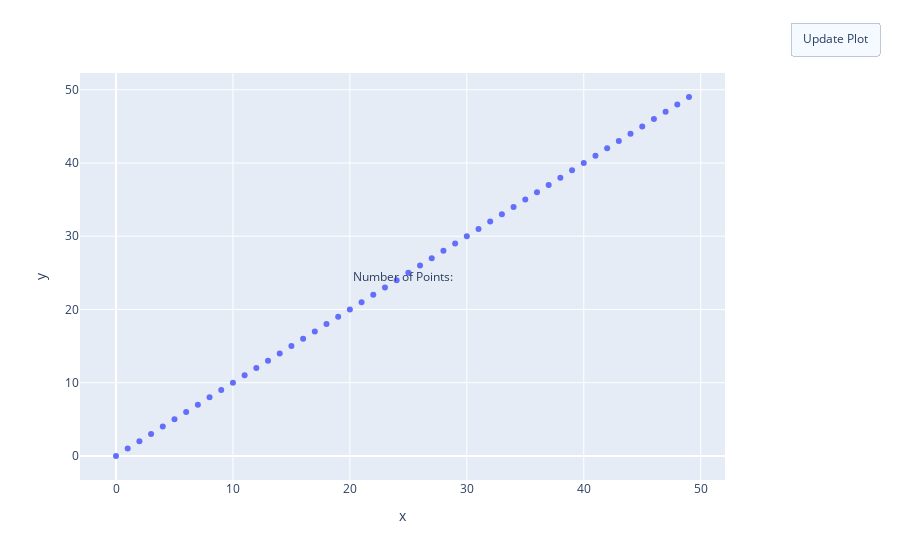

Notebook code cell kept with this figure:
### Code cell
import plotly.express as px
import plotly.graph_objects as go
import pandas as pd

# Sample DataFrame
df = pd.DataFrame({"x": range(100), "y": range(100)})

# Initial number of points to display
initial_value = 50

# Create the initial scatter plot with the initial number of points
fig = px.scatter(df.iloc[:initial_value], x="x", y="y")

# Define the input box using updatemenus
updatemenu = [
	go.layout.Updatemenu(
		type="buttons",
		buttons=[dict(args=[{"x": [df["x"][:initial_value]], "y": [df["y"][:initial_value]]}], label="Update Plot", method="update")],
		direction="down",
		showactive=True,
		x=1.1,  # Positioning of the input box
		xanchor="left",
		y=1.15,
		pad={"r": 10, "t": 10},
		font={"size": 12},
	)
]

# Add the input box using the annotations feature
annotations = [dict(text="Number of Points:", xref="paper", yref="paper", showarrow=False, font=dict(size=12))]

# Update the layout to include the input box and annotation
fig.update_layout(updatemenus=updatemenu, annotations=annotations)

# Show the figure
fig.show()

### Figure 1 — Plotly figure (JSON) as saved in the notebook; plotly's stock layout.template omitted (floating-point values rounded to 4 significant figures)
{"data": [{"hovertemplate": "x=%{x}<br>y=%{y}<extra></extra>", "legendgroup": "", "marker": {"color": "#636efa", "symbol": "circle"}, "mode": "markers", "name": "", "orientation": "v", "showlegend": false, "type": "scatter", "x": [0, 1, 2, 3, 4, 5, 6, 7, 8, 9, 10, 11, 12, 13, 14, 15, 16, 17, 18, 19, 20, 21, 22, 23, 24, 25, 26, 27, 28, 29, 30, 31, 32, 33, 34, 35, 36, 37, 38, 39, 40, 41, 42, 43, 44, 45, 46, 47, 48, 49], "xaxis": "x", "y": [0, 1, 2, 3, 4, 5, 6, 7, 8, 9, 10, 11, 12, 13, 14, 15, 16, 17, 18, 19, 20, 21, 22, 23, 24, 25, 26, 27, 28, 29, 30, 31, 32, 33, 34, 35, 36, 37, 38, 39, 40, 41, 42, 43, 44, 45, 46, 47, 48, 49], "yaxis": "y"}], "layout": {"annotations": [{"font": {"size": 12}, "showarrow": false, "text": "Number of Points:", "xref": "paper", "yref": "paper"}], "legend": {"tracegroupgap": 0}, "margin": {"t": 60}, "updatemenus": [{"buttons": [{"args": [{"x": [[0, 1, 2, 3, 4, 5, 6, 7, 8, 9, 10, 11, 12, 13, 14, 15, 16, 17, 18, 19, 20, 21, 22, 23, 24, 25, 26, 27, 28, 29, 30, 31, 32, 33, 34, 35, 36, 37, 38, 39, 40, 41, 42, 43, 44, 45, 46, 47, 48, 49]], "y": [[0, 1, 2, 3, 4, 5, 6, 7, 8, 9, 10, 11, 12, 13, 14, 15, 16, 17, 18, 19, 20, 21, 22, 23, 24, 25, 26, 27, 28, 29, 30, 31, 32, 33, 34, 35, 36, 37, 38, 39, 40, 41, 42, 43, 44, 45, 46, 47, 48, 49]]}], "label": "Update Plot", "method": "update"}], "direction": "down", "font": {"size": 12}, "pad": {"r": 10, "t": 10}, "showactive": true, "type": "buttons", "x": 1.1, "xanchor": "left", "y": 1.15}], "xaxis": {"anchor": "y", "domain": [0, 1], "title": {"text": "x"}}, "yaxis": {"anchor": "x", "domain": [0, 1], "title": {"text": "y"}}}}
